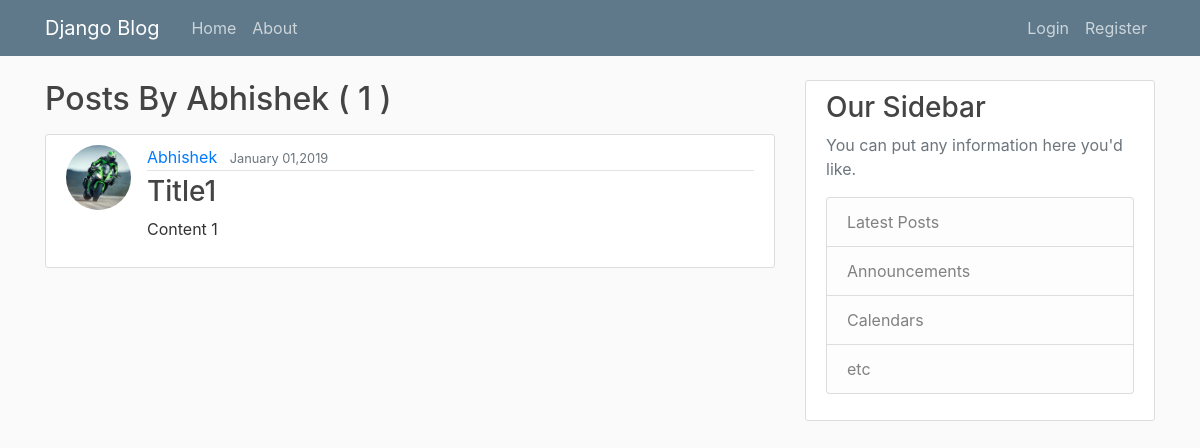
/user/Abhishek/, run on an earlier commit of the app's database.
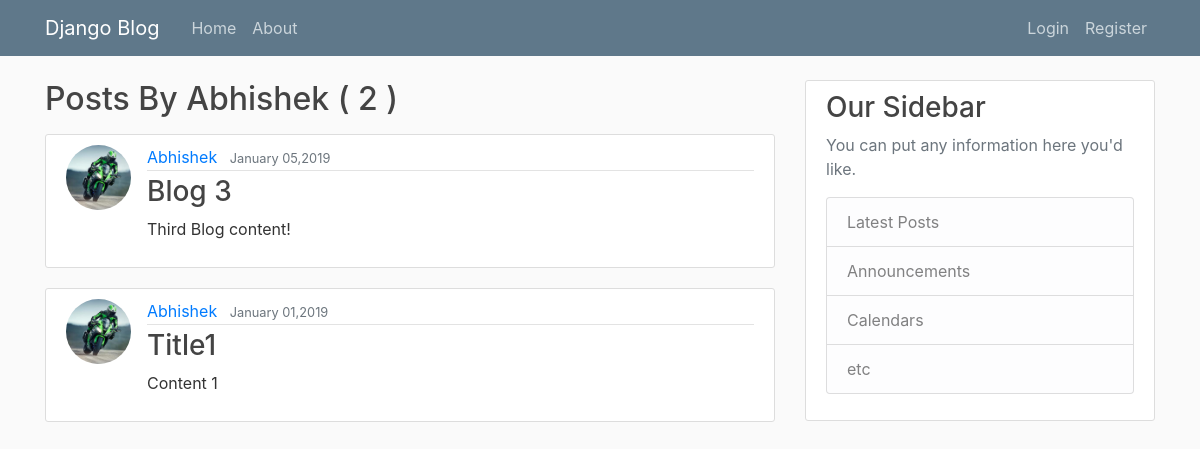
And on a later commit of the database.
### blog/models.py (models this page shows, shortened)
class Post(models.Model):
    title = models.CharField(max_length=100)
    content = models.TextField(max_length=500)
    date_posted = models.DateTimeField(default=timezone.now)
    author = models.ForeignKey(User, on_delete=models.CASCADE)

### users/models.py (models this page shows, shortened)
class Profile(models.Model):
    user = models.OneToOneField(User, on_delete=models.CASCADE)
    image = models.ImageField(default='default.png', upload_to='profile_pics')
    bio = models.TextField(blank=True, max_length=500)

### blog/views.py (the view)
# urls.py: path('user/<str:username>/', UserPostListView.as_view(), name='post-user')
class UserPostListView(ListView):
    model = Post
    template_name = 'blog/user_posts.html'  # to tell django that where to look for template
    context_object_name = 'post_key'  # tells the view how to order elements, - defines in reverse order
    paginate_by = 5  # tells django for number of items per page
    def get_queryset(self):
        user = get_object_or_404(User, username=self.kwargs.get('username'))
        return Post.objects.filter(author=user).order_by('-date_posted')

### blog/templates/blog/user_posts.html (shortened to what this page needs)
{% extends "blog/base.html" %}
{% block content %}
    <h2 class="mb-3">Posts By {{ view.kwargs.username }} ( {{ page_obj.paginator.count }} ) </h2>
    {% for post in post_key %}
    <article class="media content-section">
        <img class="rounded-circle article-img" src="{{post.author.profile.image.url}}">
      <div class="media-body">
        <div class="article-metadata">
          <a class="mr-2" href="{%url 'post-user' post.author.username%}">{{ post.author }}</a>
          <small class="text-muted">{{ post.date_posted | date:"F d,Y" }}</small>
        </div>
        <h3><a class="article-title" href="{% url 'post-detail' post.id %}">{{ post.title }}</a></h3>
        <p class="article-content">{{ post.content }}</p>
      </div>
</article>
    {% endfor %}
{% endblock content %}

What changed in the data, as far as the page shows it:
added Post: author.profile.image (picture), author "Abhishek", date_posted "January 05,2019", title "Blog 3", content "Third Blog content!"
Also different on the page:
{{ page_obj.paginator.count }}: "1" → "2"
